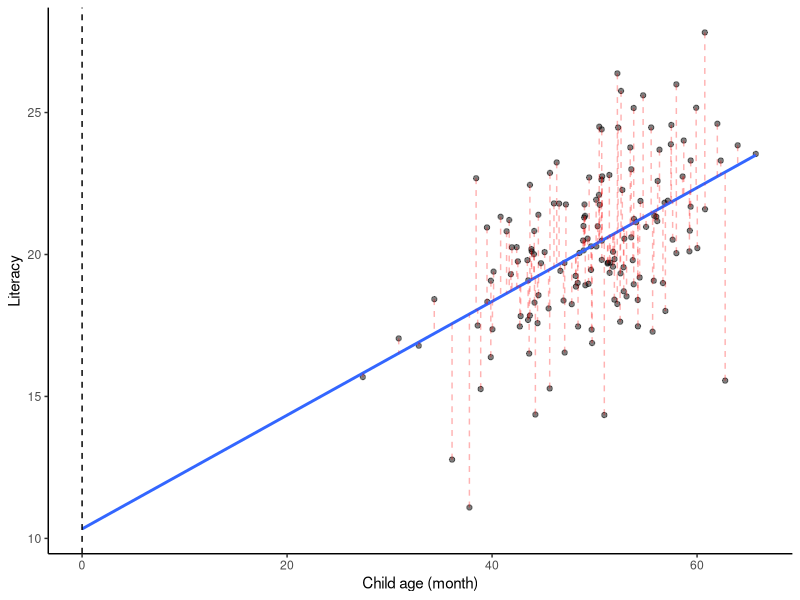
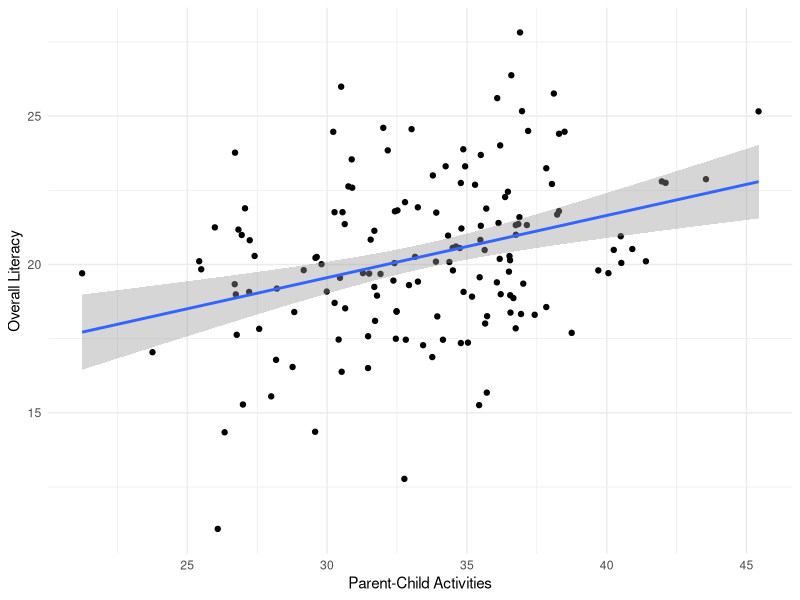
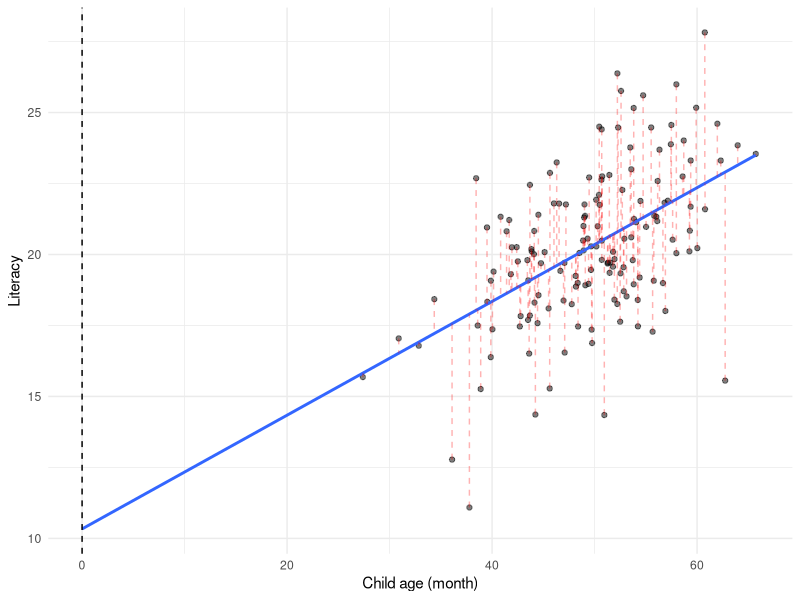
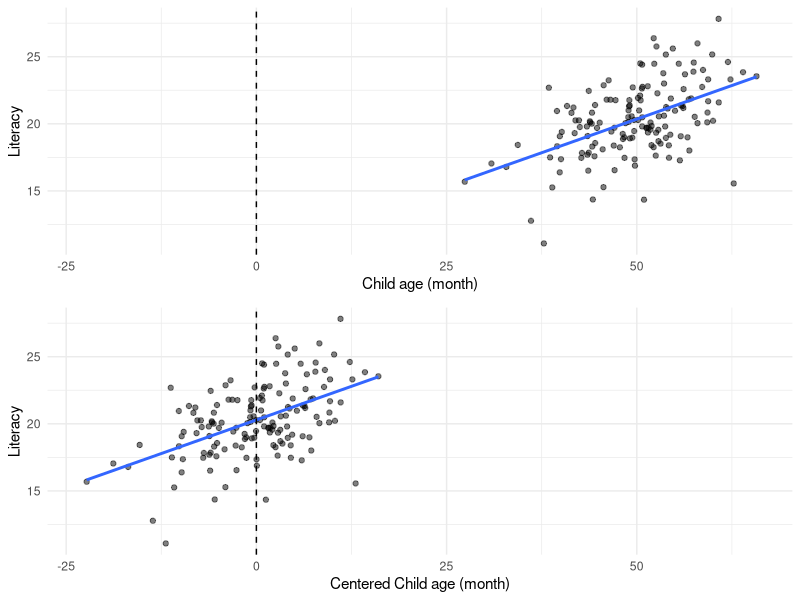
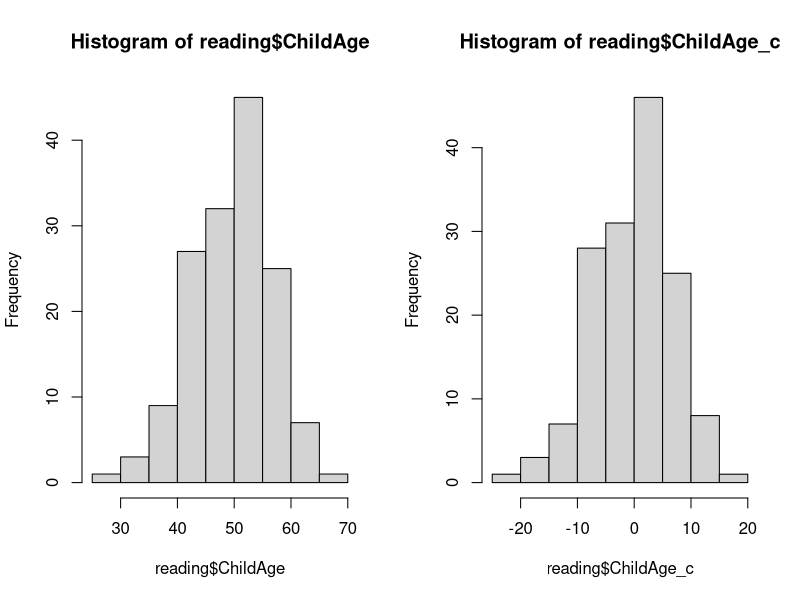

Reproduce these figures in R, in order.
## ---- chunk 1
library(dplyr)
library(ggplot2)
library(ggpubr)
## ---- chunk 2
reading <- read.csv("data/Lab3Data.csv", header = TRUE)
## ---- chunk 3

literacy_age <- lm(OverallLiteracy ~ ChildAge, data = reading)
## ---- chunk 4
ggplot(data = reading, aes(y = OverallLiteracy, x = ChildAge)) + 
  geom_point(alpha = .5) +
  theme_classic() +
  ylab('Literacy') +
  xlab('Child age (month)') +
  geom_smooth(method = 'lm', se = F, fullrange = TRUE) +
  geom_vline(xintercept = 0, linetype = "dashed") + 
  geom_segment(aes(xend = ChildAge, yend = literacy_age$fitted.values), color = "red",linetype = "dashed", alpha=.3 ) +
  coord_cartesian(xlim = c(0, 66))
## ---- chunk 5
literacy_age <- lm(OverallLiteracy ~ ChildAge, data = reading)
## ---- chunk 6
summary(literacy_age)
## ---- chunk 7
literacy_parent <-  lm(OverallLiteracy ~ ParentChildAct, data = reading)
## ---- chunk 8
confint(object = literacy_parent, level = 0.95)
## ---- chunk 9
#| fig-align: "center"

ggplot(data = reading, aes(y = OverallLiteracy, x = ParentChildAct)) + 
  geom_point() +
  theme_minimal() +
  xlab('Parent-Child Activities') +
  ylab('Overall Literacy') +
  geom_smooth(method = 'lm', se = TRUE)
## ---- chunk 10
pred_literacy <- 13.27 + 0.21*20
pred_literacy
## ---- chunk 11
sqrt( (1/(nrow(reading) - 2)) * sum((reading$OverallLiteracy - predict(literacy_parent))^2) )
# OR
s_epsilon <- summary(literacy_parent)$sigma
## ---- chunk 12
ss_x <- sum((reading$ParentChildAct - mean(reading$ParentChildAct))^2)
## ---- chunk 13
s_y <- s_epsilon * sqrt( 1+(1/nrow(reading)) + (( (20 - mean(reading$OverallLiteracy))^2 ) / ss_x))
## ---- chunk 14
t_crit <- qt(.025, nrow(reading) - 2, lower.tail = FALSE)

## ---- chunk 15
pred_literacy - (t_crit*s_y)
## ---- chunk 16
pred_literacy + (t_crit*s_y)
## ---- chunk 17
pred_literacy_age <- 10.33 + 0.20 * 36
s_epsilon <- summary(literacy_age)$sigma
ss_x <- sum((reading$ChildAge - mean(reading$ChildAge))^2)
s_y <- s_epsilon * sqrt( 1+(1/nrow(reading)) + (( (20 - mean(reading$OverallLiteracy))^2 ) / ss_x))
t_crit <- qt(.025, nrow(reading) - 2, lower.tail = FALSE)

upper_limit <- pred_literacy_age + (t_crit*s_y)
lower_limit <- pred_literacy_age - (t_crit*s_y)
## ---- chunk 18
predict(object = literacy_age, newdata = data.frame( ChildAge=36), level = 0.95, interval = "predict")
## ---- chunk 19
literacy_multiple <- lm(OverallLiteracy ~ ChildAge + ParentChildAct, data = reading)
## ---- chunk 20
broom::tidy(literacy_multiple) |>
  kableExtra::kbl()
## ---- chunk 21
summary(literacy_multiple)$r.squared
## ---- chunk 22
summary(literacy_age)$r.squared

summary(literacy_parent)$r.squared
## ---- chunk 23
ggplot(data = reading, aes(y = OverallLiteracy, x = ChildAge)) + 
  geom_point(alpha = .5) +
  theme_minimal() +
  ylab('Literacy') +
  xlab('Child age (month)') +
  geom_smooth(method = 'lm', se = F, fullrange = TRUE) +
  geom_vline(xintercept = 0, linetype = "dashed") + 
  geom_segment(aes(xend = ChildAge, yend = literacy_age$fitted.values), color = "red",linetype = "dashed", alpha=.3 ) +
  coord_cartesian(xlim = c(0, 66))
## ---- chunk 24
reading$ChildAge_c <- scale(reading$ChildAge, scale = FALSE)
## ---- chunk 25
#| fig-align: "center"

g1 <- ggplot(data = reading, aes(y = OverallLiteracy, x = ChildAge)) + 
  geom_point(alpha = .5) +
  theme_minimal() +
  ylab('Literacy') +
  xlab('Child age (month)') +
  geom_smooth(method = 'lm', se = F) +
  geom_vline(xintercept = 0, linetype = "dashed") + 
  coord_cartesian(xlim = c(-23, 66))

# Mean-centered ChildAge
g2 <- ggplot(data = reading, aes(y = OverallLiteracy, x = ChildAge_c)) + 
  geom_point(alpha = .5) +
  theme_minimal() +
  ylab('Literacy') +
  xlab('Centered Child age (month)') +
  geom_smooth(method = 'lm', se = F) +
  geom_vline(xintercept = 0, linetype = "dashed") + 
  coord_cartesian(xlim = c(-23, 66))
  
ggarrange(g1, g2, nrow = 2)
## ---- chunk 26
reading$ChildAge_c <- reading$ChildAge - mean(reading$ChildAge)
# OR with the scale() function
reading$ChildAge_c <- scale(reading$ChildAge, scale = FALSE)
## ---- chunk 27
head(reading$ChildAge)
head(reading$ChildAge_c)
## ---- chunk 28
#| fig-align: "center"
#| out-width: 70%
par(mfrow = c(1, 2))
hist(reading$ChildAge)
hist(reading$ChildAge_c)
## ---- chunk 29
reading$ParentChildAct_c <- reading$ParentChildAct - mean(reading$ParentChildAct)
## ---- chunk 30
literacy_multiple_centered = lm(OverallLiteracy ~ ChildAge_c + ParentChildAct_c,
                           data = reading)
## ---- chunk 31
broom::tidy(literacy_multiple_centered) |> kableExtra::kbl()
## ---- chunk 32
literacy_interaction = lm(OverallLiteracy ~ ChildAge_c * ParentChildAct_c, data = reading)
